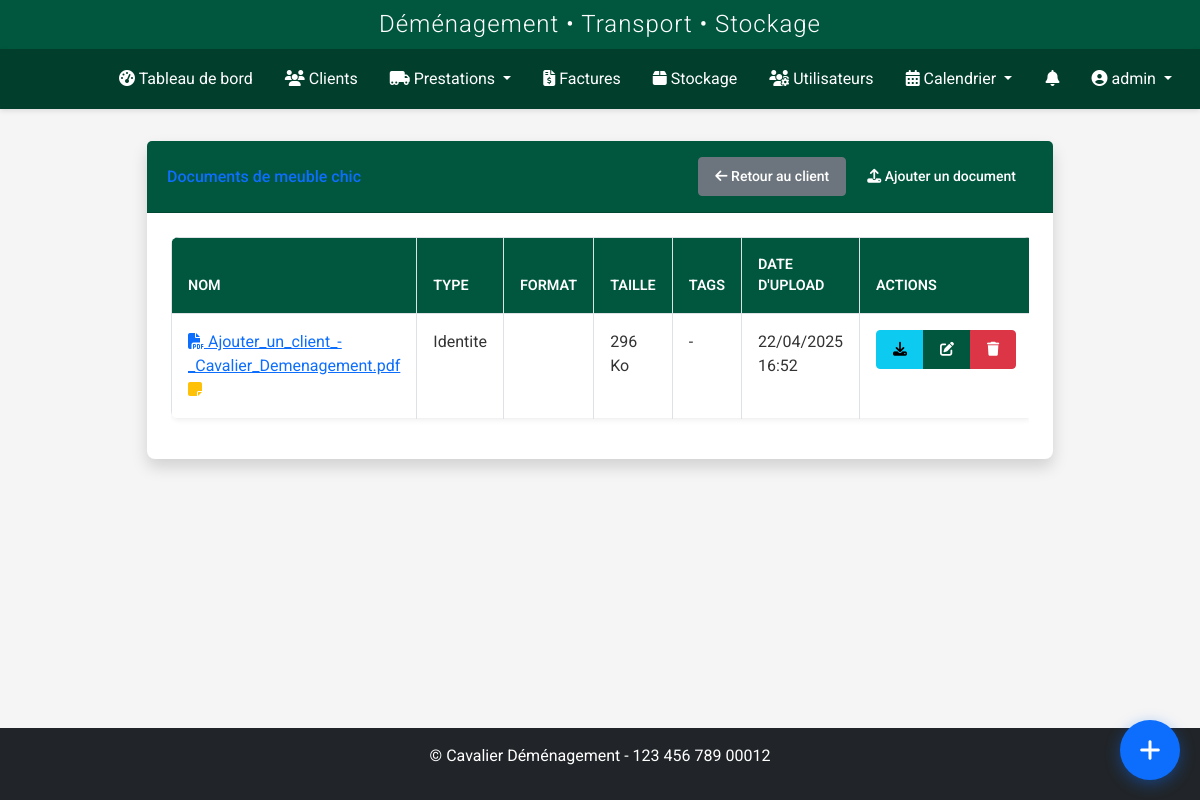
The app's page /documents/client/5 (signed in), older data.
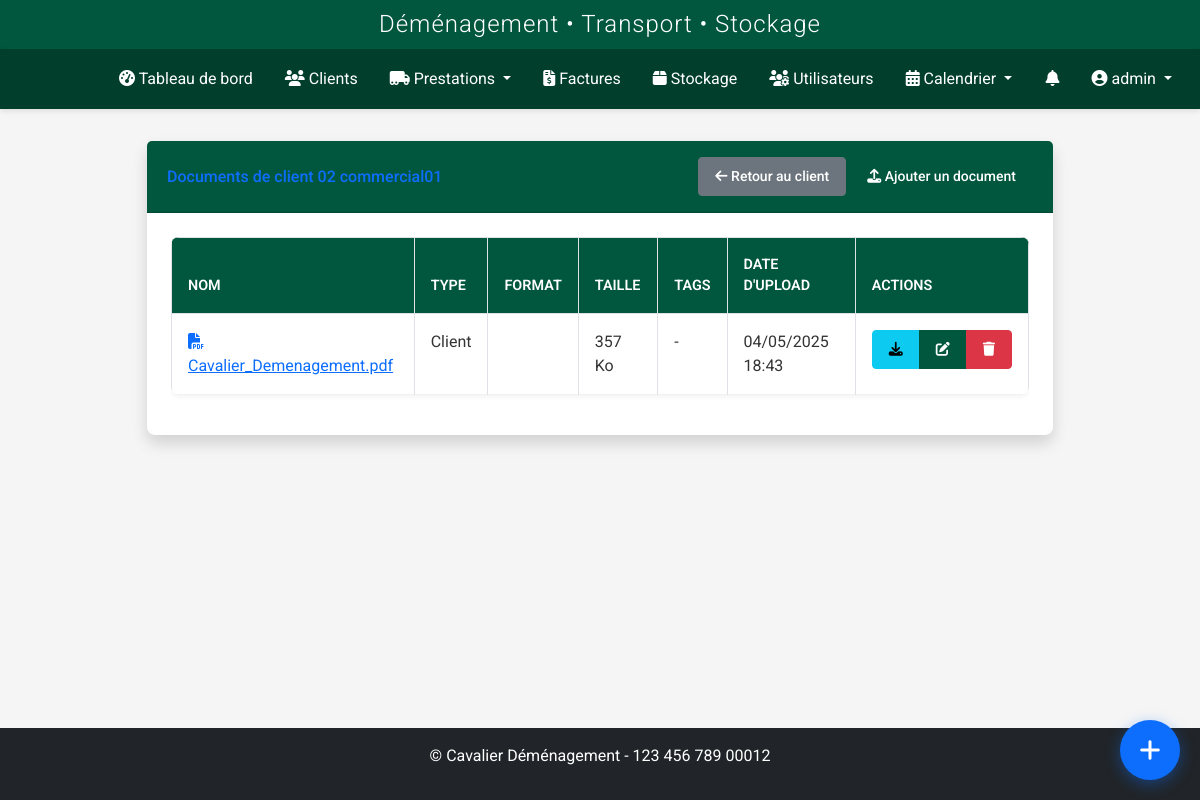
The same page, newer data.
### models.py (models this page shows, shortened)
class Client(db.Model):
    id = db.Column(db.Integer, primary_key=True)
    nom = db.Column(db.String(64), nullable=False)
    prenom = db.Column(db.String(64), nullable=False)
    adresse = db.Column(db.Text, nullable=True)
    code_postal = db.Column(db.String(10), nullable=True)
    ville = db.Column(db.String(64), nullable=True)
    pays = db.Column(db.String(64), default='France')
    telephone = db.Column(db.String(20), nullable=True)
    email = db.Column(db.String(120), nullable=True)
    type_client = db.Column(db.String(50), nullable=True)
    tags = db.Column(db.Text, nullable=True)
    observations = db.Column(db.Text, nullable=True)
    statut = db.Column(db.String(20), default='actif')
    archive = db.Column(db.Boolean, default=False)
    date_creation = db.Column(db.DateTime, nullable=False, default=datetime.utcnow)
    prestations_principales = db.relationship('Prestation', backref=db.backref('client_principal', lazy=True), lazy=True, foreign_keys="Prestation.client_id")
    prestations_supplementaires = db.relationship('Prestation', secondary=prestation_clients, back_populates='clients_supplementaires')
    factures = db.relationship('Facture', backref='client', lazy=True)

class Document(db.Model):
    id = db.Column(db.Integer, primary_key=True)
    nom = db.Column(db.String(255), nullable=False)
    chemin = db.Column(db.String(255), nullable=False)
    type = db.Column(db.String(50), nullable=True)  # Type de document (facture, contrat, etc.)
    taille = db.Column(db.Integer, nullable=True)   # Taille en octets
    format = db.Column(db.String(20), nullable=True)  # Extension du fichier (pdf, jpg, etc.)
    notes = db.Column(db.Text, nullable=True)  # Notes sur le document
    observations_supplementaires = db.Column(db.Text, nullable=True)  # Observations supplémentaires (texte enrichi)
    tags = db.Column(db.String(200), nullable=True)  # Tags pour faciliter la recherche
    statut = db.Column(db.String(50), default='Actif')  # Actif, Archivé, Supprimé
    date_upload = db.Column(db.DateTime, nullable=False, default=datetime.utcnow)
    date_modification = db.Column(db.DateTime, nullable=True, onupdate=datetime.utcnow)  # Date de dernière modification
    prestation_id = db.Column(db.Integer, db.ForeignKey('prestation.id'), nullable=True)
    evenement_id = db.Column(db.Integer, db.ForeignKey('evenement.id'), nullable=True)
    evenement = db.relationship('Evenement', backref=db.backref('documents', lazy=True))
    stockage_id = db.Column(db.Integer, db.ForeignKey('stockage.id'), nullable=True)
    user_id = db.Column(db.Integer, db.ForeignKey('user.id'), nullable=True)  # Utilisateur qui a uploadé
    agenda_id = db.Column(db.Integer, db.ForeignKey('agenda.id'), nullable=True)  # Ajout de la relation avec Agenda
    stockage = db.relationship('Stockage', backref=db.backref('documents', lazy=True))
    user = db.relationship('User', backref=db.backref('documents_uploaded', lazy=True))
    prestation = db.relationship('Prestation', backref=db.backref('documents', lazy=True))
    client_id = db.Column(db.Integer, db.ForeignKey('client.id'), nullable=True)
    client = db.relationship('Client', backref=db.backref('documents', lazy=True), foreign_keys=[client_id])
    agenda = db.relationship('Agenda', backref=db.backref('documents', lazy=True))  # Relation avec Agenda

### routes/document.py (the view)
@documents_bp.route('/client/<int:client_id>')
@login_required
def client_documents(client_id):
    client = Client.query.get_or_404(client_id)
    documents = Document.query.filter_by(client_id=client_id).order_by(Document.date_upload.desc()).all()
    form = DocumentForm()
    return render_template('documents/client_documents.html', client=client, documents=documents, form=form)

### models.py (called while the page is built)
    def is_admin(self):
        return self.role in ['admin', 'superadmin']

    def is_transporteur(self):
        return self.role == 'transporteur' or self.is_admin()

### templates/documents/client_documents.html (shortened to what the changed rows need)
{% extends "base.html" %}
{% block content %}
<div class="container-fluid">
    <div class="row">
        <div class="col-12 col-md-10 offset-md-1">
            <div class="card shadow mb-4">
                <div class="card-header py-3 d-flex flex-row align-items-center justify-content-between">
                    <h6 class="m-0 font-weight-bold text-primary">Documents de {{ client.nom }} {{ client.prenom }}</h6>
                    <div>
                        <a href="{{ url_for('client.details', id=client.id) }}" class="btn btn-secondary btn-sm">
                        </a>
                        <button type="button" class="btn btn-primary btn-sm" data-bs-toggle="modal" data-bs-target="#uploadDocumentModal">
                        </button>
                    </div>
                </div>
                <div class="card-body">
                    {% if documents %}
                    <div class="table-responsive">
                        <table class="table table-bordered dataTable" id="documentsTable" width="100%" cellspacing="0">
                            <thead>
                                <tr>
                                    <th>Nom</th>
                                    <th>Type</th>
                                    <th>Format</th>
                                    <th>Taille</th>
                                    <th>Tags</th>
                                    <th>Date d'upload</th>
                                    <th>Actions</th>
                                </tr>
                            </thead>
                            <tbody>
                                {% for document in documents %}
                                <tr>
                                    <td>
                                        <a href="{{ url_for('documents.view_document', document_id=document.id) }}" class="text-primary">
                                            <i class="fas fa-file-{{ 'pdf' if document.format == 'pdf' else 'alt' }}"></i>
                                            {{ document.nom }}
                                        </a>
                                        {% if document.notes %}
                                        <span class="ml-2" data-toggle="tooltip" title="{{ document.notes }}">
                                            <i class="fas fa-sticky-note text-warning"></i>
                                        </span>
                                        {% endif %}
                                    </td>
                                    <td>{{ document.type|capitalize if document.type else '-' }}</td>
                                    <td>
                                        {% if document.format %}
                                        <span class="badge badge-info">{{ document.format }}</span>
                                        {% else %}
                                        -
                                        {% endif %}
                                    </td>
                                    <td>
                                        {% if document.taille %}
                                        {{ (document.taille / 1024)|round|int if document.taille < 1024*1024 else ((document.taille / 1024 / 1024)|round(2)) }}
                                        {{ 'Ko' if document.taille < 1024*1024 else 'Mo' }}
                                        {% else %}
                                        -
                                        {% endif %}
                                    </td>
                                    <td>
                                        {% if document.tags %}
                                        {% for tag in document.tags.split(',') %}
                                        <span class="badge badge-secondary">{{ tag.strip() }}</span>
                                        {% endfor %}
                                        {% else %}
                                        -
                                        {% endif %}
                                    </td>
                                    <td>{{ document.date_upload.strftime('%d/%m/%Y %H:%M') }}</td>
                                    <td>
                                        <div class="btn-group btn-group-sm">
                                            <a href="{{ url_for('documents.download_document', document_id=document.id) }}" class="btn btn-info" title="Télécharger">
                                                <i class="fas fa-download"></i>
                                            </a>
                                            <a href="{{ url_for('documents.edit_document', document_id=document.id) }}" class="btn btn-primary" title="Modifier">
                                                <i class="fas fa-edit"></i>
                                            </a>
                                            <button type="button" class="btn btn-danger" data-toggle="modal" data-target="#deleteModal{{ document.id }}" title="Supprimer">
                                                <i class="fas fa-trash"></i>
                                            </button>
                                        </div>
                                    </td>
                                </tr>
                                {% endfor %}
                            </tbody>
                        </table>
                    </div>
                    {% else %}
                    <div class="alert alert-info">
                        <i class="fas fa-info-circle"></i> Aucun document n'a été ajouté pour ce client.
                    </div>
                    {% endif %}
                </div>
            </div>
        </div>
    </div>
</div>
{% endblock %}

Row changes from the older to the newer data that the page shows:
removed Document: nom "Ajouter_un_client_-_Cavalier_Demenagement.pdf", type "Identite", taille "296", taille "Ko", date_upload "22/04/2025 16:52"
changed Client: nom "meuble" → "client 02"; prenom "chic" → "commercial01"
added Document: nom "Cavalier_Demenagement.pdf", type "Client", taille "357", taille "Ko", date_upload "04/05/2025 18:43"
